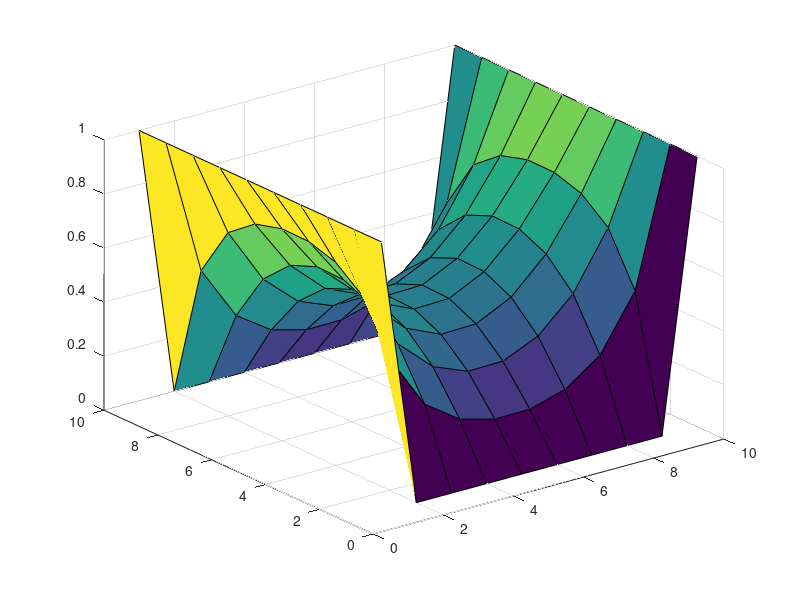
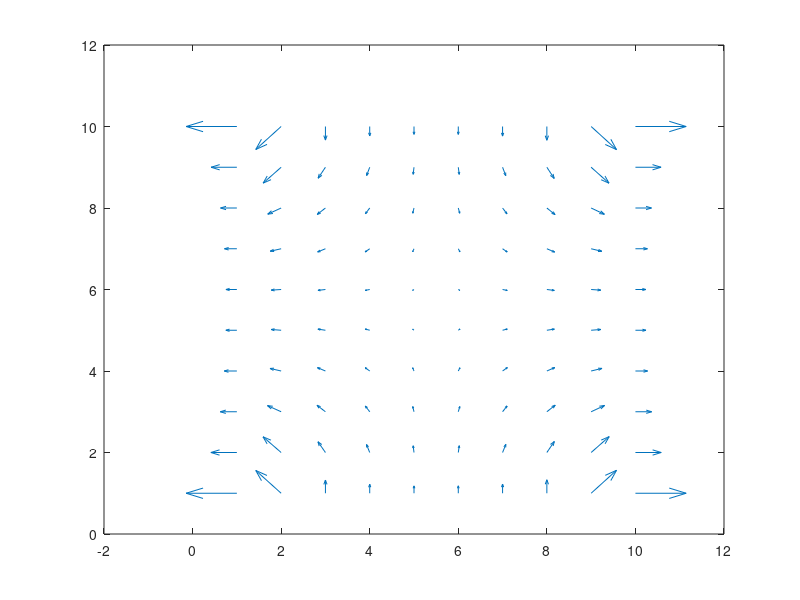
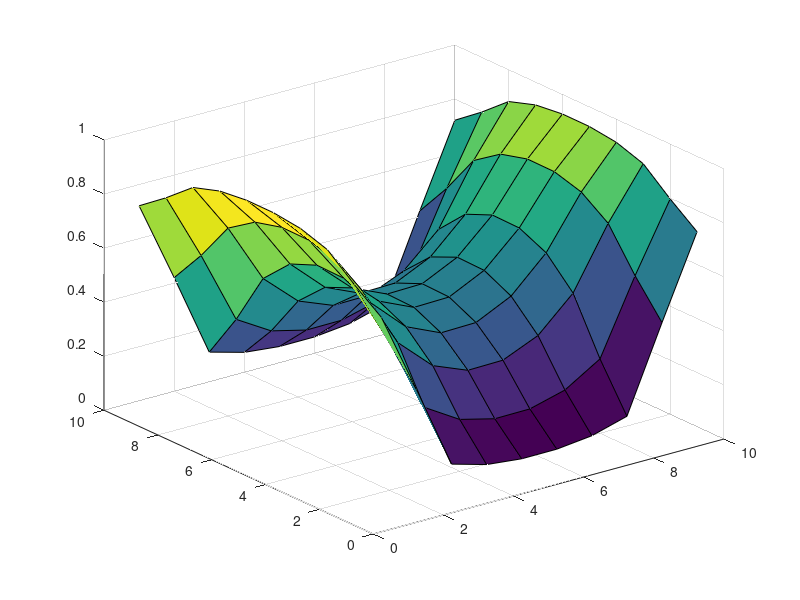

The MATLAB source for these figures, in order:
%V(m,n) = (V[(m+1),n] + V[(m-1),n] + V[m,(n+1)] + V[m,(n-1)])/4

m = 10;
n = 10;
V = zeros(m,n);
V(:,1) = 1;
V(:,10) = 1;
iterations = 20;

for i = 1: iterations
    for m = 2:length(V)-1
        for n = 2:length(V)-1
            V(m,n) = (V(m+1,n) + V(m-1,n) + V(m,n+1) + V(m,n-1))/4;
        end
       
    end
    Vn = imboxfilt(V,3);
    figure(1)
    surf(V)
    figure(2)
    [VX,VY] = gradient(V);
    quiver(VX,VY)
    figure(3)
    surf(Vn)
    pause(0.1)
    
  end


 